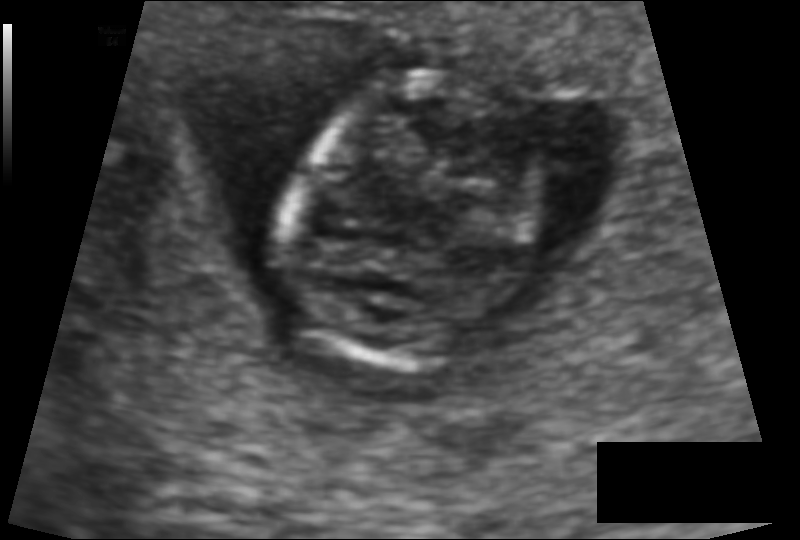
#> input picture test.png, 800 x 540 px
$ python algoDemo.py
#> lines starting #> are read from the running program, lines starting #| are printed output that depends on the picture
import matplotlib.pyplot as plt

from skimage import data, color, img_as_ubyte
from skimage.feature import canny
from skimage.transform import hough_ellipse
from skimage.draw import ellipse_perimeter
from skimage.io import imread

# [6 lines of commented-out code are left out]

fname = input('Enter File Name\n')
#> the answer given: test.png

image_rgb = imread(fname, as_gray=True)
#> image_rgb is the input picture: shape (540, 800); min 0, max 243, mean 58.8
plt.imshow(image_rgb)
plt.show()


print('Detecting Edges')
edges = canny(image_rgb)
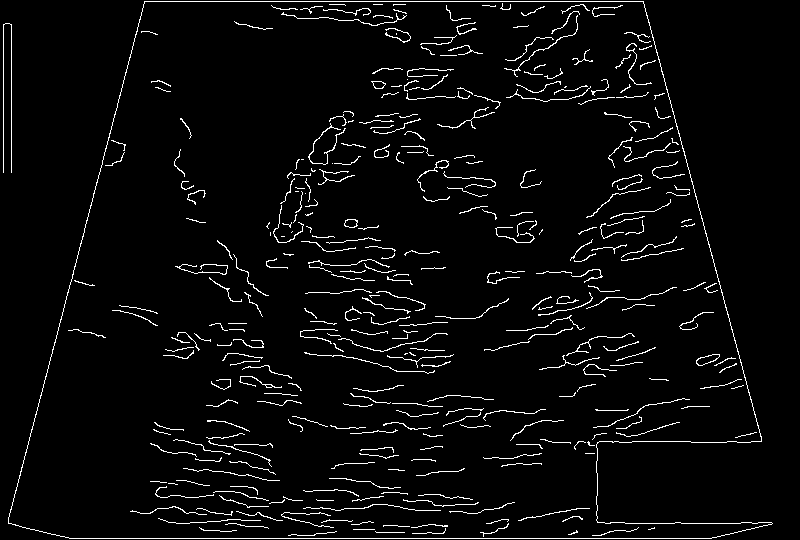
#> edges: shape (540, 800) bool; 4% white in thin lines or dots
# , sigma=2.0, low_threshold=0.55, high_threshold=0.8)
plt.imshow(edges)
plt.show()
# Perform a Hough Transform
# The accuracy corresponds to the bin size of a major axis.
# The value is chosen in order to get a single high accumulator.
# The threshold eliminates low accumulators
# plt.imshow(edges)
# plt.show()

print('Performing Hough Transform')
#> (the run stopped early here; a loop or call above may not have finished)
